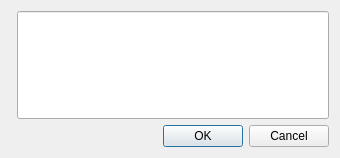
<?xml version="1.0" encoding="UTF-8"?>
<ui version="4.0">
 <class>Dialog</class>
 <widget class="QDialog" name="Dialog">
  <property name="geometry">
   <rect>
    <x>0</x>
    <y>0</y>
    <width>340</width>
    <height>158</height>
   </rect>
  </property>
  <property name="windowTitle">
   <string>请输入标签名</string>
  </property>
  <layout class="QFormLayout" name="formLayout">
   <item row="0" column="1">
    <widget class="QLineEdit" name="lineEdit">
     <property name="sizePolicy">
      <sizepolicy hsizetype="Expanding" vsizetype="Preferred">
       <horstretch>0</horstretch>
       <verstretch>1</verstretch>
      </sizepolicy>
     </property>
    </widget>
   </item>
   <item row="1" column="1">
    <widget class="QDialogButtonBox" name="buttonBox">
     <property name="orientation">
      <enum>Qt::Horizontal</enum>
     </property>
     <property name="standardButtons">
      <set>QDialogButtonBox::Cancel|QDialogButtonBox::Ok</set>
     </property>
    </widget>
   </item>
  </layout>
 </widget>
 <resources/>
 <connections>
  <connection>
   <sender>buttonBox</sender>
   <signal>accepted()</signal>
   <receiver>Dialog</receiver>
   <slot>accept()</slot>
   <hints>
    <hint type="sourcelabel">
     <x>248</x>
     <y>254</y>
    </hint>
    <hint type="destinationlabel">
     <x>157</x>
     <y>274</y>
    </hint>
   </hints>
  </connection>
  <connection>
   <sender>buttonBox</sender>
   <signal>rejected()</signal>
   <receiver>Dialog</receiver>
   <slot>reject()</slot>
   <hints>
    <hint type="sourcelabel">
     <x>316</x>
     <y>260</y>
    </hint>
    <hint type="destinationlabel">
     <x>286</x>
     <y>274</y>
    </hint>
   </hints>
  </connection>
 </connections>
</ui>
